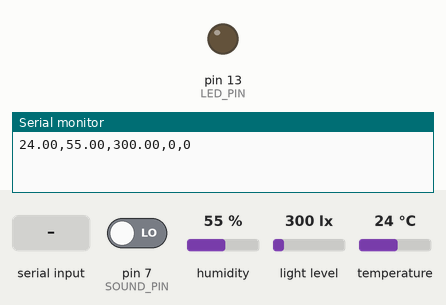
Recording of a sketch running on a simulated Arduino Uno, built with avr-gcc and run on an emulated ATmega328P. On the bench: output pins drawn as LEDs (lit = HIGH), the last lines printed to the serial monitor. Inputs (shaded band) come from the test bench; at power-on: pin 7 (SOUND_PIN) LOW, humidity 55 %, light level 300 lx, temperature 24 °C.

Above: at 3.0 s.
3.1 s: "LED_ON\n" received over Serial
At 5.2 s:
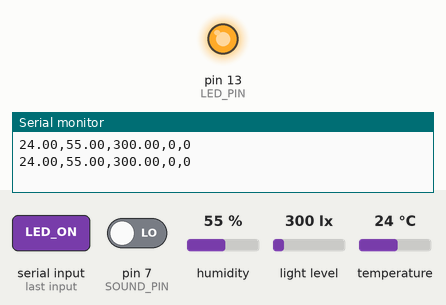
5.5 s: "LED_OFF\n" received over Serial
At 6.5 s:
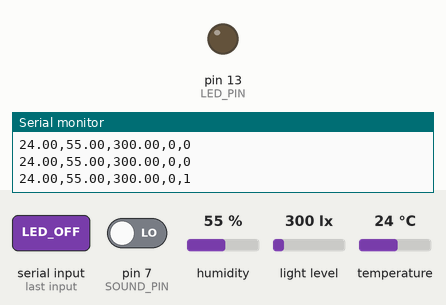
Timing chart, 0 to 8.5 s (numbered marks = the images above; inputs shaded):
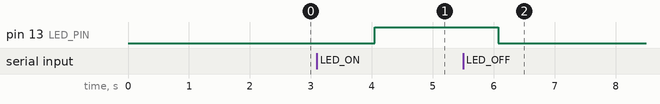

Measured:
- after the input at 3.1 s, pin 13 (LED_PIN): LOW → HIGH after 0.95 s
- after the input at 5.5 s, pin 13 (LED_PIN): HIGH → LOW after 0.58 s

The sketch:

Aduino.ino
```cpp
#include <Wire.h>
#include <BH1750.h>
#include <DHT.h>

#define DHTPIN 2      // DHT 传感器连接到数字引脚 2
#define DHTTYPE DHT11 // DHT 11 传感器类型
#define SOUND_PIN 7   // 声音传感器连接到数字引脚 7
#define LED_PIN 13    // LED 连接到数字引脚 13

DHT dht(DHTPIN, DHTTYPE);
BH1750 lightMeter;

void setup() {
  Serial.begin(9600);
  dht.begin();
  Wire.begin();
  lightMeter.begin();
  pinMode(SOUND_PIN, INPUT); // 设置声音传感器引脚为输入模式
  pinMode(LED_PIN, OUTPUT);  // 设置LED引脚为输出模式
}

void loop() {
  // 等待传感器稳定
  delay(2000);

  // 读取湿度和温度数据
  float humidity = dht.readHumidity();
  float temperature = dht.readTemperature();

  // 检查读取是否成功
  if (isnan(humidity) || isnan(temperature)) {
    Serial.println("Failed to read from DHT sensor!");
    return;
  }

  // 读取光照数据
  float lux = lightMeter.readLightLevel();
  if (lux == 0) {
    Serial.println("Failed to read from BH1750 sensor!");
    return;
  }

  // 读取声音传感器数据
  int soundState = digitalRead(SOUND_PIN);

  // 将数据发送到串口
  Serial.print(temperature);
  Serial.print(",");
  Serial.print(humidity);
  Serial.print(",");
  Serial.print(lux);
  Serial.print(",");
  Serial.print(soundState);
  Serial.print(",");
  Serial.println(digitalRead(LED_PIN));  // 添加 LED 状态

  // 检查是否有来自 Python 的命令
  if (Serial.available() > 0) {
    String command = Serial.readStringUntil('\n');
    command.trim();
    if (command == "LED_ON") {
      digitalWrite(LED_PIN, HIGH);
    } else if (command == "LED_OFF") {
      digitalWrite(LED_PIN, LOW);
    }
  }
}
```
